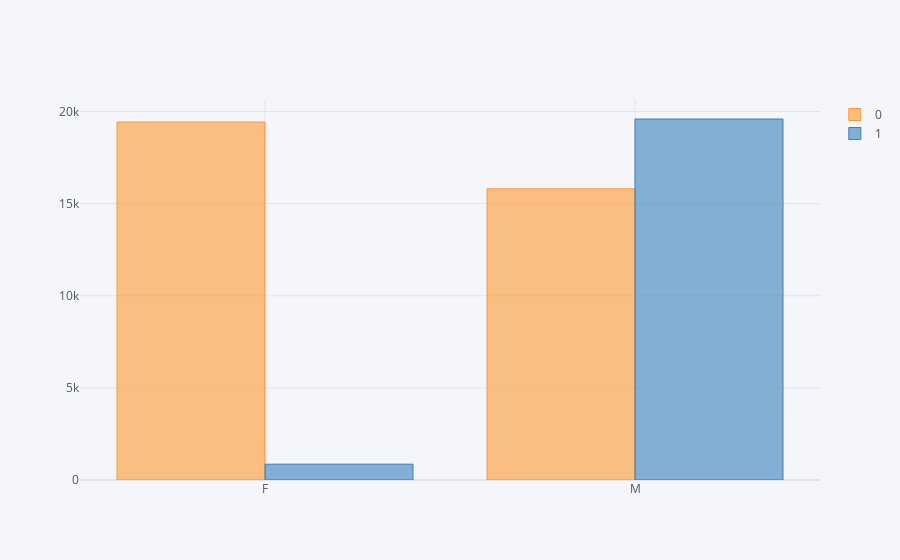
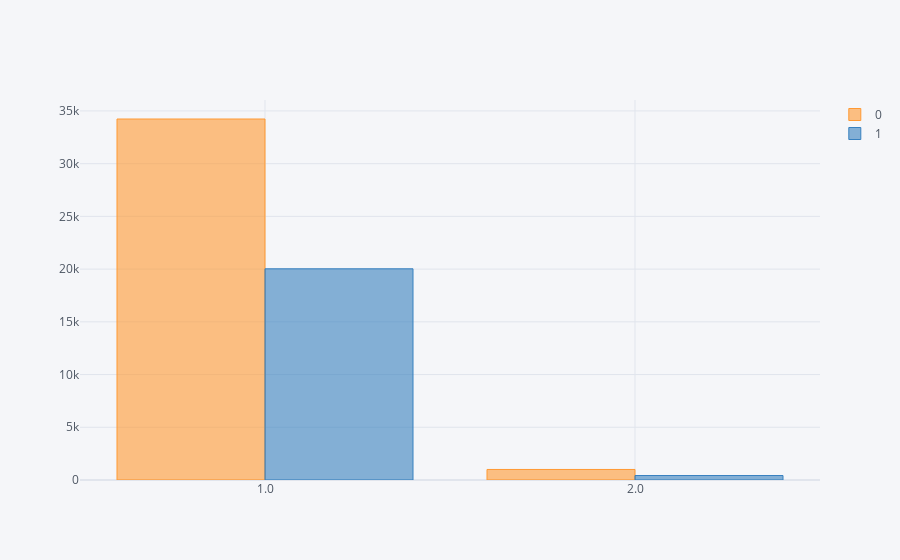
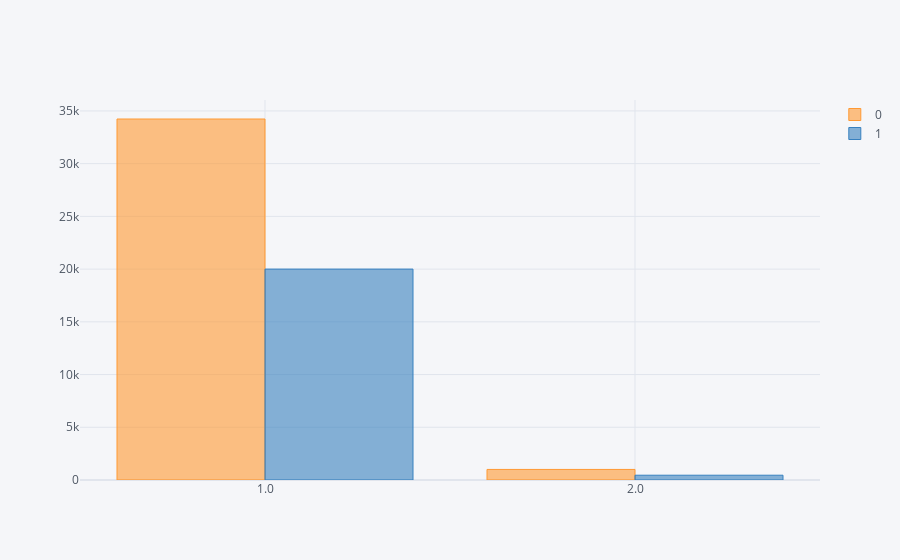
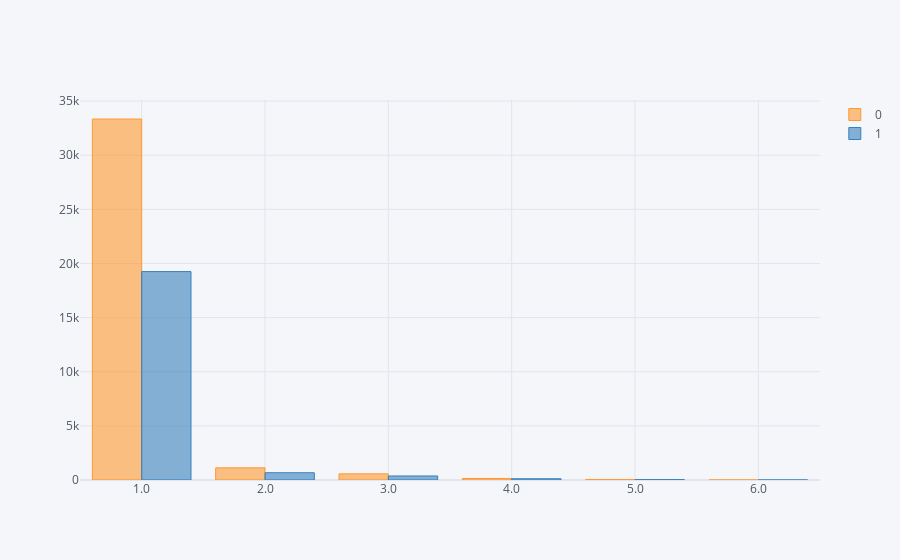

Notebook cell for these charts, in order:
### Markdown cell above
### IDV Objective With DV

### Code cell
EDA_obj(df, Objcols, target)

### Figure 1 — Plotly figure (JSON) as saved in the notebook; plotly's stock layout.template omitted (floating-point values rounded to 4 significant figures)
{"data": [{"marker": {"color": "rgba(255, 153, 51, 0.6)", "line": {"color": "rgba(255, 153, 51, 1.0)", "width": 1}}, "name": "0", "orientation": "v", "text": "", "type": "bar", "x": ["F", "M"], "y": [19432, 15805]}, {"marker": {"color": "rgba(55, 128, 191, 0.6)", "line": {"color": "rgba(55, 128, 191, 1.0)", "width": 1}}, "name": "1", "orientation": "v", "text": "", "type": "bar", "x": ["F", "M"], "y": [859, 19596]}], "layout": {"legend": {"bgcolor": "#F5F6F9", "font": {"color": "#4D5663"}}, "paper_bgcolor": "#F5F6F9", "plot_bgcolor": "#F5F6F9", "title": {"font": {"color": "#4D5663"}}, "xaxis": {"gridcolor": "#E1E5ED", "showgrid": true, "tickfont": {"color": "#4D5663"}, "title": {"font": {"color": "#4D5663"}, "text": ""}, "zerolinecolor": "#E1E5ED"}, "yaxis": {"gridcolor": "#E1E5ED", "showgrid": true, "tickfont": {"color": "#4D5663"}, "title": {"font": {"color": "#4D5663"}, "text": ""}, "zerolinecolor": "#E1E5ED"}}}

### Figure 2 — Plotly figure (JSON) as saved in the notebook; plotly's stock layout.template omitted (floating-point values rounded to 4 significant figures)
{"data": [{"marker": {"color": "rgba(255, 153, 51, 0.6)", "line": {"color": "rgba(255, 153, 51, 1.0)", "width": 1}}, "name": "0", "orientation": "v", "text": "", "type": "bar", "x": ["1.0", "2.0"], "y": [34237, 1000]}, {"marker": {"color": "rgba(55, 128, 191, 0.6)", "line": {"color": "rgba(55, 128, 191, 1.0)", "width": 1}}, "name": "1", "orientation": "v", "text": "", "type": "bar", "x": ["1.0", "2.0"], "y": [20030, 425]}], "layout": {"legend": {"bgcolor": "#F5F6F9", "font": {"color": "#4D5663"}}, "paper_bgcolor": "#F5F6F9", "plot_bgcolor": "#F5F6F9", "title": {"font": {"color": "#4D5663"}}, "xaxis": {"gridcolor": "#E1E5ED", "showgrid": true, "tickfont": {"color": "#4D5663"}, "title": {"font": {"color": "#4D5663"}, "text": ""}, "zerolinecolor": "#E1E5ED"}, "yaxis": {"gridcolor": "#E1E5ED", "showgrid": true, "tickfont": {"color": "#4D5663"}, "title": {"font": {"color": "#4D5663"}, "text": ""}, "zerolinecolor": "#E1E5ED"}}}

### Figure 3 — Plotly figure (JSON) as saved in the notebook; plotly's stock layout.template omitted (floating-point values rounded to 4 significant figures)
{"data": [{"marker": {"color": "rgba(255, 153, 51, 0.6)", "line": {"color": "rgba(255, 153, 51, 1.0)", "width": 1}}, "name": "0", "orientation": "v", "text": "", "type": "bar", "x": ["1.0", "2.0"], "y": [34235, 1002]}, {"marker": {"color": "rgba(55, 128, 191, 0.6)", "line": {"color": "rgba(55, 128, 191, 1.0)", "width": 1}}, "name": "1", "orientation": "v", "text": "", "type": "bar", "x": ["1.0", "2.0"], "y": [20001, 454]}], "layout": {"legend": {"bgcolor": "#F5F6F9", "font": {"color": "#4D5663"}}, "paper_bgcolor": "#F5F6F9", "plot_bgcolor": "#F5F6F9", "title": {"font": {"color": "#4D5663"}}, "xaxis": {"gridcolor": "#E1E5ED", "showgrid": true, "tickfont": {"color": "#4D5663"}, "title": {"font": {"color": "#4D5663"}, "text": ""}, "zerolinecolor": "#E1E5ED"}, "yaxis": {"gridcolor": "#E1E5ED", "showgrid": true, "tickfont": {"color": "#4D5663"}, "title": {"font": {"color": "#4D5663"}, "text": ""}, "zerolinecolor": "#E1E5ED"}}}

### Figure 4 — Plotly figure (JSON) as saved in the notebook; plotly's stock layout.template omitted (floating-point values rounded to 4 significant figures)
{"data": [{"marker": {"color": "rgba(255, 153, 51, 0.6)", "line": {"color": "rgba(255, 153, 51, 1.0)", "width": 1}}, "name": "0", "orientation": "v", "text": "", "type": "bar", "x": ["1.0", "2.0", "3.0", "4.0", "5.0", "6.0"], "y": [33347, 1123, 568, 142, 52, 5]}, {"marker": {"color": "rgba(55, 128, 191, 0.6)", "line": {"color": "rgba(55, 128, 191, 1.0)", "width": 1}}, "name": "1", "orientation": "v", "text": "", "type": "bar", "x": ["1.0", "2.0", "3.0", "4.0", "5.0", "6.0"], "y": [19252, 672, 372, 118, 36, 5]}], "layout": {"legend": {"bgcolor": "#F5F6F9", "font": {"color": "#4D5663"}}, "paper_bgcolor": "#F5F6F9", "plot_bgcolor": "#F5F6F9", "title": {"font": {"color": "#4D5663"}}, "xaxis": {"gridcolor": "#E1E5ED", "showgrid": true, "tickfont": {"color": "#4D5663"}, "title": {"font": {"color": "#4D5663"}, "text": ""}, "zerolinecolor": "#E1E5ED"}, "yaxis": {"gridcolor": "#E1E5ED", "showgrid": true, "tickfont": {"color": "#4D5663"}, "title": {"font": {"color": "#4D5663"}, "text": ""}, "zerolinecolor": "#E1E5ED"}}}
